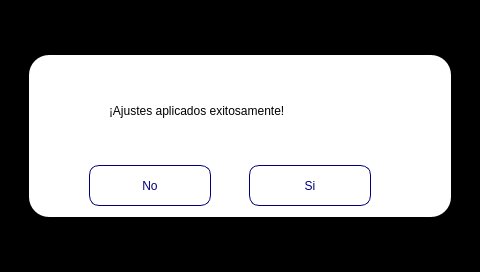
<?xml version="1.0" encoding="UTF-8"?>
<ui version="4.0">
 <class>Form</class>
 <widget class="QWidget" name="Form">
  <property name="geometry">
   <rect>
    <x>0</x>
    <y>0</y>
    <width>480</width>
    <height>272</height>
   </rect>
  </property>
  <property name="windowTitle">
   <string>Form</string>
  </property>
  <widget class="QLabel" name="lblOpacity">
   <property name="geometry">
    <rect>
     <x>0</x>
     <y>0</y>
     <width>480</width>
     <height>320</height>
    </rect>
   </property>
   <property name="styleSheet">
    <string notr="true">background-color: black;</string>
   </property>
   <property name="text">
    <string/>
   </property>
  </widget>
  <widget class="QWidget" name="WidgetInfo" native="true">
   <property name="enabled">
    <bool>true</bool>
   </property>
   <property name="geometry">
    <rect>
     <x>29</x>
     <y>55</y>
     <width>422</width>
     <height>162</height>
    </rect>
   </property>
   <property name="styleSheet">
    <string notr="true">border-radius: 20px;
background-color: white;</string>
   </property>
   <widget class="QPushButton" name="si">
    <property name="geometry">
     <rect>
      <x>220</x>
      <y>110</y>
      <width>122</width>
      <height>41</height>
     </rect>
    </property>
    <property name="styleSheet">
     <string notr="true">font: 500 16px &quot;Poppins&quot;;
border-radius: 10px;
border: 1px solid #00007f;
background-color: white;
color: #00007f;</string>
    </property>
    <property name="text">
     <string>Si</string>
    </property>
   </widget>
   <widget class="QLabel" name="LabelInfo">
    <property name="geometry">
     <rect>
      <x>80</x>
      <y>10</y>
      <width>331</width>
      <height>91</height>
     </rect>
    </property>
    <property name="styleSheet">
     <string notr="true">font: 16px &quot;Poppins&quot;;
background-color: transparent;
</string>
    </property>
    <property name="text">
     <string>¡Ajustes aplicados exitosamente!</string>
    </property>
   </widget>
   <widget class="QLabel" name="IconInfo">
    <property name="geometry">
     <rect>
      <x>10</x>
      <y>30</y>
      <width>61</width>
      <height>61</height>
     </rect>
    </property>
    <property name="styleSheet">
     <string notr="true">background-color: transparent;</string>
    </property>
    <property name="text">
     <string/>
    </property>
   </widget>
   <widget class="QPushButton" name="no">
    <property name="geometry">
     <rect>
      <x>60</x>
      <y>110</y>
      <width>122</width>
      <height>41</height>
     </rect>
    </property>
    <property name="styleSheet">
     <string notr="true">font: 500 16px &quot;Poppins&quot;;
border-radius: 10px;
border: 1px solid #00007f;
background-color: white;
color: #00007f;</string>
    </property>
    <property name="text">
     <string>No</string>
    </property>
   </widget>
  </widget>
 </widget>
 <resources/>
 <connections/>
</ui>
